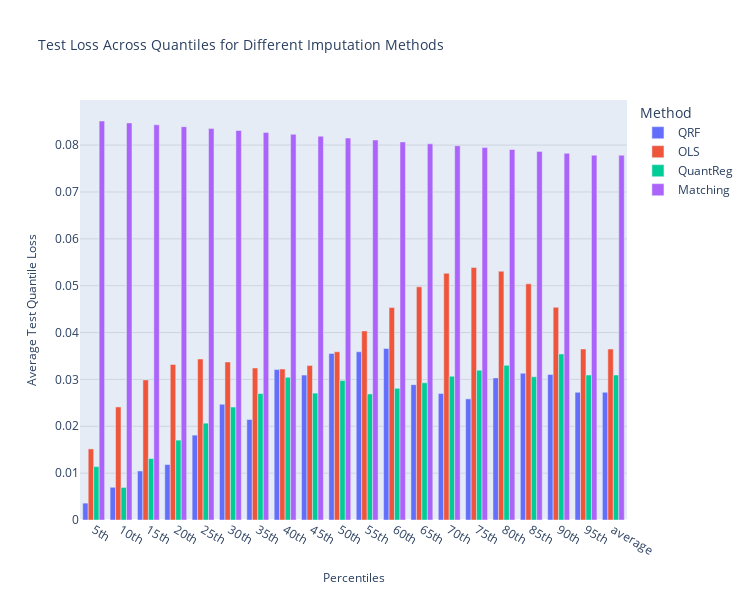

Write notebook code for a chart like this one.
### Code cell
# On the SCF Dataset

from typing import List, Type

import pandas as pd

from microimpute.comparisons import *
from microimpute.config import RANDOM_STATE
from microimpute.models import *

import warnings

warnings.filterwarnings("ignore")

# 1. Prepare data
X_train, X_test, PREDICTORS, IMPUTED_VARIABLES, dummy_info = prepare_scf_data(
    full_data=False, years=2019
)
if dummy_info:
    # Retrieve new predictors after processed data
    for orig_col, dummy_cols in dummy_info.items():
        IMPUTED_VARIABLES.remove(orig_col)
        IMPUTED_VARIABLES + dummy_cols

# Shrink down the data by sampling
X_train = X_train.sample(frac=0.01, random_state=RANDOM_STATE)
X_test = X_test.sample(frac=0.01, random_state=RANDOM_STATE)

Y_test: pd.DataFrame = X_test[IMPUTED_VARIABLES]

# 2. Run imputation methods
model_classes: List[Type[Imputer]] = [QRF, OLS, QuantReg, Matching]
method_imputations, fitted_models = get_imputations(
    model_classes, X_train, X_test, PREDICTORS, IMPUTED_VARIABLES
)

# 3. Compare imputation methods
loss_comparison_df = compare_quantile_loss(
    Y_test, method_imputations, IMPUTED_VARIABLES
)

# 4. Plot results
plot_loss_comparison(loss_comparison_df)

### Figure 1 — Plotly figure (JSON) as saved in the notebook; plotly's stock layout.template omitted (floating-point values rounded to 4 significant figures)
{"data": [{"alignmentgroup": "True", "hovertemplate": "Method=QRF<br>Percentiles=%{x}<br>Average Test Quantile Loss=%{y}<extra></extra>", "legendgroup": "QRF", "marker": {"color": "#636efa", "pattern": {"shape": ""}}, "name": "QRF", "offsetgroup": "QRF", "orientation": "v", "showlegend": true, "textposition": "auto", "type": "bar", "x": ["5th", "10th", "15th", "20th", "25th", "30th", "35th", "40th", "45th", "50th", "55th", "60th", "65th", "70th", "75th", "80th", "85th", "90th", "95th", "average"], "xaxis": "x", "y": [0.003603, 0.006984, 0.01046, 0.01183, 0.01812, 0.0247, 0.02144, 0.0321, 0.03092, 0.03555, 0.0359, 0.03659, 0.02888, 0.027, 0.02585, 0.03033, 0.03132, 0.03106, 0.02726, 0.02726], "yaxis": "y"}, {"alignmentgroup": "True", "hovertemplate": "Method=OLS<br>Percentiles=%{x}<br>Average Test Quantile Loss=%{y}<extra></extra>", "legendgroup": "OLS", "marker": {"color": "#EF553B", "pattern": {"shape": ""}}, "name": "OLS", "offsetgroup": "OLS", "orientation": "v", "showlegend": true, "textposition": "auto", "type": "bar", "x": ["5th", "10th", "15th", "20th", "25th", "30th", "35th", "40th", "45th", "50th", "55th", "60th", "65th", "70th", "75th", "80th", "85th", "90th", "95th", "average"], "xaxis": "x", "y": [0.01517, 0.02413, 0.0299, 0.0332, 0.03436, 0.03373, 0.03244, 0.03221, 0.03296, 0.03589, 0.04035, 0.04534, 0.04976, 0.05265, 0.05388, 0.0531, 0.0504, 0.04538, 0.03649, 0.03649], "yaxis": "y"}, {"alignmentgroup": "True", "hovertemplate": "Method=QuantReg<br>Percentiles=%{x}<br>Average Test Quantile Loss=%{y}<extra></extra>", "legendgroup": "QuantReg", "marker": {"color": "#00cc96", "pattern": {"shape": ""}}, "name": "QuantReg", "offsetgroup": "QuantReg", "orientation": "v", "showlegend": true, "textposition": "auto", "type": "bar", "x": ["5th", "10th", "15th", "20th", "25th", "30th", "35th", "40th", "45th", "50th", "55th", "60th", "65th", "70th", "75th", "80th", "85th", "90th", "95th", "average"], "xaxis": "x", "y": [0.0114, 0.006951, 0.01311, 0.01705, 0.02067, 0.0241, 0.02698, 0.03045, 0.02708, 0.02977, 0.0269, 0.02809, 0.02929, 0.03068, 0.03197, 0.033, 0.03056, 0.03543, 0.03094, 0.03094], "yaxis": "y"}, {"alignmentgroup": "True", "hovertemplate": "Method=Matching<br>Percentiles=%{x}<br>Average Test Quantile Loss=%{y}<extra></extra>", "legendgroup": "Matching", "marker": {"color": "#ab63fa", "pattern": {"shape": ""}}, "name": "Matching", "offsetgroup": "Matching", "orientation": "v", "showlegend": true, "textposition": "auto", "type": "bar", "x": ["5th", "10th", "15th", "20th", "25th", "30th", "35th", "40th", "45th", "50th", "55th", "60th", "65th", "70th", "75th", "80th", "85th", "90th", "95th", "average"], "xaxis": "x", "y": [0.08515, 0.08474, 0.08434, 0.08393, 0.08353, 0.08312, 0.08271, 0.08231, 0.0819, 0.0815, 0.08109, 0.08069, 0.08028, 0.07987, 0.07947, 0.07906, 0.07866, 0.07825, 0.07785, 0.07785], "yaxis": "y"}], "layout": {"barmode": "group", "height": 600, "legend": {"title": {"text": "Method"}, "tracegroupgap": 0}, "title": {"font": {"size": 14}, "text": "Test Loss Across Quantiles for Different Imputation Methods"}, "width": 750, "xaxis": {"anchor": "y", "domain": [0, 1], "title": {"font": {"size": 12}, "text": "Percentiles"}}, "yaxis": {"anchor": "x", "domain": [0, 1], "gridcolor": "rgba(0,0,0,0.1)", "gridwidth": 1, "showgrid": true, "title": {"font": {"size": 12}, "text": "Average Test Quantile Loss"}}}}
